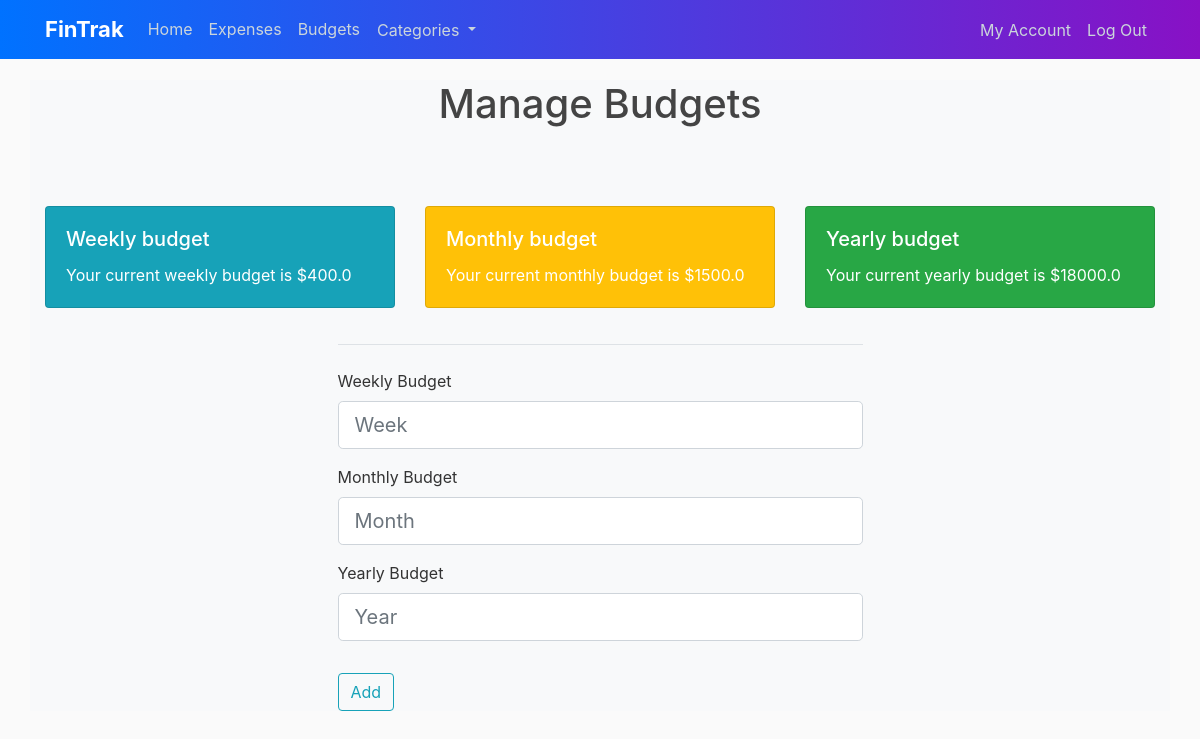
The page /budgets (signed in) on the database its author committed.
### FinTrak/models.py (models this page shows, shortened)
class Budgets(db.Model):
    id = db.Column(db.Integer, primary_key = True)
    weeklybudget = db.Column(db.Float, nullable = False)
    monthlybudget = db.Column(db.Float, nullable = False)
    yearlybudget = db.Column(db.Float, nullable = False)
    user_id = db.Column (db.Integer, db.ForeignKey("user.id"), nullable = False)  # referencing the table and column name

### FinTrak/routes.py (the view, shortened to what this page needs)
@app.route("/budgets", methods = ["GET", "POST"])
@login_required
def budgets():
    form = BudgetForm()
    now = datetime.today()
    userbudget = Budgets.query.filter_by(user_id = current_user.id).all()
    weekcard = float(userbudget[0].weeklybudget)
    monthcard = float(userbudget[0].monthlybudget)
    yearcard = float(userbudget[0].yearlybudget)
    return render_template("budgets.html", title = "Budgets", form = form, weekcard = weekcard, monthcard = monthcard, yearcard = yearcard)

### FinTrak/forms.py
class BudgetForm(FlaskForm):
    weeklybudget = DecimalField("Weekly Budget", places = 2, validators = [DataRequired()])
    monthlybudget = DecimalField("Monthly Budget", places = 2, validators = [DataRequired()])
    yearlybudget = DecimalField("Yearly Budget", places = 2, validators = [DataRequired()])
    submit = SubmitField("Update")

### FinTrak/models.py (called while the page is built)
@login_manager.user_loader
def load_user(user_id):
    return User.query.get(int(user_id))

### FinTrak/templates/budgets.html (shortened to what this page needs)
{% extends "layout.html" %}
{% block content %}
{% if current_user.is_authenticated %}
<div class="container-fluid">
    <h1 style="text-align: center;">Manage Budgets<h1>
</div>
<div class="card-deck" style="padding-bottom: 20px; padding-top: 70px">
            <div class="card text-white bg-info mb-3">
                <div class="card-body">
                    <h5 class="card-title text-white">Weekly budget</h5>
                    <p class="card-text">Your current weekly budget is  ${{ weekcard }}</p>
                </div>
            </div>
            <div class="card text-white bg-warning mb-3">
                <div class="card-body">
                    <h5 class="card-title text-white">Monthly budget</h5>
                    <p class="card-text">Your current monthly budget is  ${{ monthcard }}</p>
                </div>
            </div>
            <div class="card text-white bg-success mb-3">
                <div class="card-body">
                    <h5 class="card-title text-white">Yearly budget</h5>
                    <p class="card-text">Your current yearly budget is ${{ yearcard }}</p>
                </div>
            </div>
        </div>
<div class="container col-md-6">
    <form method="POST" action="">
        <fieldset class="form-group">
            <legend class="border-bottom mb-4"></legend>
            <div class="form-group">
                {{ form.weeklybudget.label(class="form-control-label")}}
                {% if form.weeklybudget.errors %}
                {{ form.weeklybudget(class="form-control form-control-lg is-invalid", autofocus = true, placeholder = "Week") }}
                <div class="invalid-feedback">
                    {% for error in form.weeklybudget.errors %}
                    <span> {{ error }} </span>
                    {% endfor %}
                </div>
                {% else %}
                {{ form.weeklybudget(class="form-control form-control-lg", autofocus = true, placeholder = "Week") }}
                {% endif %}
            </div>
             <div class="form-group">
                {{ form.monthlybudget.label(class="form-control-label")}}
                {% if form.monthlybudget.errors %}
                {{ form.monthlybudget(class="form-control form-control-lg is-invalid", autofocus = true, placeholder = "Month") }}
                <div class="invalid-feedback">
                    {% for error in form.monthlybudget.errors %}
                    <span> {{ error }} </span>
                    {% endfor %}
                </div>
                {% else %}
                {{ form.monthlybudget(class="form-control form-control-lg", autofocus = true, placeholder = "Month") }}
                {% endif %}
            </div>
            <div class="form-group">
                {{ form.yearlybudget.label(class="form-control-label")}}
                {% if form.yearlybudget.errors %}
                {{ form.yearlybudget(class="form-control form-control-lg is-invalid", autofocus = true, placeholder = "Year") }}
                <div class="invalid-feedback">
                    {% for error in form.yearlybudget.errors %}
                    <span> {{ error }} </span>
                    {% endfor %}
                </div>
                {% else %}
                {{ form.yearlybudget(class="form-control form-control-lg", autofocus = true, placeholder = "Year") }}
                {% endif %}
            </div>
        </fieldset>
        <div class="form-group">
            <input type="submit" name = "btn" value="Add" class="btn btn-outline-info" />
        </div>
    </form>
</div>
{% endif %}
{% endblock %}

### FinTrak/static/main.css (style rules this page uses)
body { background: #fafafa; color: #333333; margin-top: 5rem; }
h1, h2, h3, h4, h5, h6 { color: #444444; }

### rows shown on the page
Budgets: weeklybudget "400.0", monthlybudget "1500.0", yearlybudget "18000.0"
